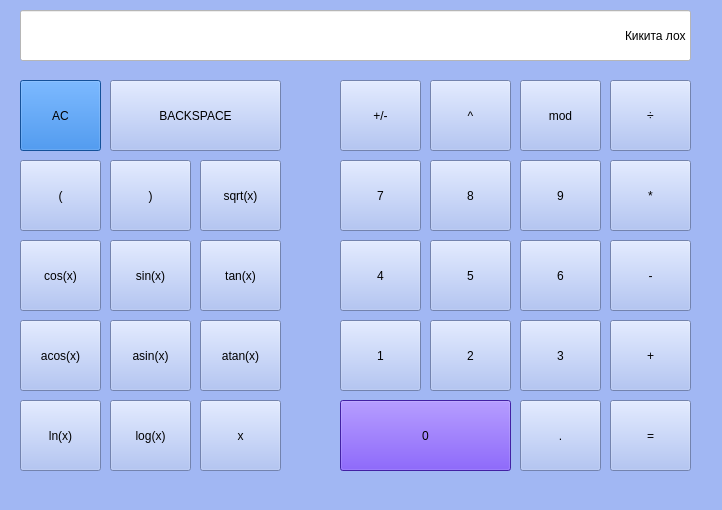
<?xml version="1.0" encoding="UTF-8"?>
<ui version="4.0">
 <class>MainWindow</class>
 <widget class="QMainWindow" name="MainWindow">
  <property name="geometry">
   <rect>
    <x>0</x>
    <y>0</y>
    <width>722</width>
    <height>510</height>
   </rect>
  </property>
  <property name="windowTitle">
   <string>MainWindow</string>
  </property>
  <property name="styleSheet">
   <string notr="true">background-color:rgb(161, 183, 243)</string>
  </property>
  <widget class="QWidget" name="centralwidget">
   <widget class="QLineEdit" name="lineEdit">
    <property name="geometry">
     <rect>
      <x>20</x>
      <y>10</y>
      <width>671</width>
      <height>51</height>
     </rect>
    </property>
    <property name="styleSheet">
     <string notr="true">background-color: rgb(255, 255, 255)</string>
    </property>
    <property name="text">
     <string>Кикита лох</string>
    </property>
    <property name="cursorPosition">
     <number>10</number>
    </property>
    <property name="alignment">
     <set>Qt::AlignRight|Qt::AlignTrailing|Qt::AlignVCenter</set>
    </property>
   </widget>
   <widget class="QPushButton" name="pushButton">
    <property name="geometry">
     <rect>
      <x>340</x>
      <y>400</y>
      <width>171</width>
      <height>71</height>
     </rect>
    </property>
    <property name="styleSheet">
     <string notr="true">background-color: rgb(93, 46, 229)</string>
    </property>
    <property name="text">
     <string>0</string>
    </property>
   </widget>
   <widget class="QPushButton" name="pushButton_2">
    <property name="geometry">
     <rect>
      <x>520</x>
      <y>400</y>
      <width>81</width>
      <height>71</height>
     </rect>
    </property>
    <property name="text">
     <string>.</string>
    </property>
   </widget>
   <widget class="QPushButton" name="pushButton_3">
    <property name="geometry">
     <rect>
      <x>610</x>
      <y>400</y>
      <width>81</width>
      <height>71</height>
     </rect>
    </property>
    <property name="text">
     <string>=</string>
    </property>
   </widget>
   <widget class="QPushButton" name="pushButton_4">
    <property name="geometry">
     <rect>
      <x>340</x>
      <y>320</y>
      <width>81</width>
      <height>71</height>
     </rect>
    </property>
    <property name="text">
     <string>1</string>
    </property>
   </widget>
   <widget class="QPushButton" name="pushButton_5">
    <property name="geometry">
     <rect>
      <x>430</x>
      <y>320</y>
      <width>81</width>
      <height>71</height>
     </rect>
    </property>
    <property name="text">
     <string>2</string>
    </property>
   </widget>
   <widget class="QPushButton" name="pushButton_6">
    <property name="geometry">
     <rect>
      <x>520</x>
      <y>320</y>
      <width>81</width>
      <height>71</height>
     </rect>
    </property>
    <property name="text">
     <string>3</string>
    </property>
   </widget>
   <widget class="QPushButton" name="pushButton_7">
    <property name="geometry">
     <rect>
      <x>610</x>
      <y>320</y>
      <width>81</width>
      <height>71</height>
     </rect>
    </property>
    <property name="text">
     <string>+</string>
    </property>
   </widget>
   <widget class="QPushButton" name="pushButton_8">
    <property name="geometry">
     <rect>
      <x>340</x>
      <y>240</y>
      <width>81</width>
      <height>71</height>
     </rect>
    </property>
    <property name="text">
     <string>4</string>
    </property>
   </widget>
   <widget class="QPushButton" name="pushButton_9">
    <property name="geometry">
     <rect>
      <x>430</x>
      <y>240</y>
      <width>81</width>
      <height>71</height>
     </rect>
    </property>
    <property name="text">
     <string>5</string>
    </property>
   </widget>
   <widget class="QPushButton" name="pushButton_10">
    <property name="geometry">
     <rect>
      <x>520</x>
      <y>240</y>
      <width>81</width>
      <height>71</height>
     </rect>
    </property>
    <property name="text">
     <string>6</string>
    </property>
   </widget>
   <widget class="QPushButton" name="pushButton_11">
    <property name="geometry">
     <rect>
      <x>610</x>
      <y>240</y>
      <width>81</width>
      <height>71</height>
     </rect>
    </property>
    <property name="text">
     <string>-</string>
    </property>
   </widget>
   <widget class="QPushButton" name="pushButton_12">
    <property name="geometry">
     <rect>
      <x>340</x>
      <y>160</y>
      <width>81</width>
      <height>71</height>
     </rect>
    </property>
    <property name="text">
     <string>7</string>
    </property>
   </widget>
   <widget class="QPushButton" name="pushButton_13">
    <property name="geometry">
     <rect>
      <x>430</x>
      <y>160</y>
      <width>81</width>
      <height>71</height>
     </rect>
    </property>
    <property name="text">
     <string>8</string>
    </property>
   </widget>
   <widget class="QPushButton" name="pushButton_14">
    <property name="geometry">
     <rect>
      <x>520</x>
      <y>160</y>
      <width>81</width>
      <height>71</height>
     </rect>
    </property>
    <property name="text">
     <string>9</string>
    </property>
   </widget>
   <widget class="QPushButton" name="pushButton_15">
    <property name="geometry">
     <rect>
      <x>610</x>
      <y>160</y>
      <width>81</width>
      <height>71</height>
     </rect>
    </property>
    <property name="text">
     <string>*</string>
    </property>
   </widget>
   <widget class="QPushButton" name="pushButton_16">
    <property name="geometry">
     <rect>
      <x>340</x>
      <y>80</y>
      <width>81</width>
      <height>71</height>
     </rect>
    </property>
    <property name="text">
     <string>+/-</string>
    </property>
   </widget>
   <widget class="QPushButton" name="pushButton_17">
    <property name="geometry">
     <rect>
      <x>430</x>
      <y>80</y>
      <width>81</width>
      <height>71</height>
     </rect>
    </property>
    <property name="text">
     <string>^</string>
    </property>
   </widget>
   <widget class="QPushButton" name="pushButton_18">
    <property name="geometry">
     <rect>
      <x>520</x>
      <y>80</y>
      <width>81</width>
      <height>71</height>
     </rect>
    </property>
    <property name="text">
     <string>mod</string>
    </property>
   </widget>
   <widget class="QPushButton" name="pushButton_19">
    <property name="geometry">
     <rect>
      <x>610</x>
      <y>80</y>
      <width>81</width>
      <height>71</height>
     </rect>
    </property>
    <property name="text">
     <string>÷</string>
    </property>
   </widget>
   <widget class="QPushButton" name="pushButton_20">
    <property name="geometry">
     <rect>
      <x>20</x>
      <y>80</y>
      <width>81</width>
      <height>71</height>
     </rect>
    </property>
    <property name="styleSheet">
     <string notr="true">background-color: rgb(28, 113, 216)</string>
    </property>
    <property name="text">
     <string>AC</string>
    </property>
   </widget>
   <widget class="QPushButton" name="pushButton_21">
    <property name="geometry">
     <rect>
      <x>110</x>
      <y>80</y>
      <width>171</width>
      <height>71</height>
     </rect>
    </property>
    <property name="text">
     <string>BACKSPACE</string>
    </property>
   </widget>
   <widget class="QPushButton" name="pushButton_22">
    <property name="geometry">
     <rect>
      <x>20</x>
      <y>160</y>
      <width>81</width>
      <height>71</height>
     </rect>
    </property>
    <property name="text">
     <string>(</string>
    </property>
   </widget>
   <widget class="QPushButton" name="pushButton_23">
    <property name="geometry">
     <rect>
      <x>110</x>
      <y>160</y>
      <width>81</width>
      <height>71</height>
     </rect>
    </property>
    <property name="text">
     <string>)</string>
    </property>
   </widget>
   <widget class="QPushButton" name="pushButton_24">
    <property name="geometry">
     <rect>
      <x>200</x>
      <y>160</y>
      <width>81</width>
      <height>71</height>
     </rect>
    </property>
    <property name="text">
     <string>sqrt(x)</string>
    </property>
   </widget>
   <widget class="QPushButton" name="pushButton_25">
    <property name="geometry">
     <rect>
      <x>20</x>
      <y>240</y>
      <width>81</width>
      <height>71</height>
     </rect>
    </property>
    <property name="text">
     <string>cos(x)</string>
    </property>
   </widget>
   <widget class="QPushButton" name="pushButton_26">
    <property name="geometry">
     <rect>
      <x>110</x>
      <y>240</y>
      <width>81</width>
      <height>71</height>
     </rect>
    </property>
    <property name="text">
     <string>sin(x)</string>
    </property>
   </widget>
   <widget class="QPushButton" name="pushButton_27">
    <property name="geometry">
     <rect>
      <x>200</x>
      <y>240</y>
      <width>81</width>
      <height>71</height>
     </rect>
    </property>
    <property name="text">
     <string>tan(x)</string>
    </property>
   </widget>
   <widget class="QPushButton" name="pushButton_28">
    <property name="geometry">
     <rect>
      <x>20</x>
      <y>320</y>
      <width>81</width>
      <height>71</height>
     </rect>
    </property>
    <property name="text">
     <string>acos(x)</string>
    </property>
   </widget>
   <widget class="QPushButton" name="pushButton_29">
    <property name="geometry">
     <rect>
      <x>110</x>
      <y>320</y>
      <width>81</width>
      <height>71</height>
     </rect>
    </property>
    <property name="text">
     <string>asin(x)</string>
    </property>
   </widget>
   <widget class="QPushButton" name="pushButton_30">
    <property name="geometry">
     <rect>
      <x>200</x>
      <y>320</y>
      <width>81</width>
      <height>71</height>
     </rect>
    </property>
    <property name="text">
     <string>atan(x)</string>
    </property>
   </widget>
   <widget class="QPushButton" name="pushButton_31">
    <property name="geometry">
     <rect>
      <x>20</x>
      <y>400</y>
      <width>81</width>
      <height>71</height>
     </rect>
    </property>
    <property name="text">
     <string>ln(x)</string>
    </property>
   </widget>
   <widget class="QPushButton" name="pushButton_32">
    <property name="geometry">
     <rect>
      <x>110</x>
      <y>400</y>
      <width>81</width>
      <height>71</height>
     </rect>
    </property>
    <property name="text">
     <string>log(x)</string>
    </property>
   </widget>
   <widget class="QPushButton" name="pushButton_33">
    <property name="geometry">
     <rect>
      <x>200</x>
      <y>400</y>
      <width>81</width>
      <height>71</height>
     </rect>
    </property>
    <property name="text">
     <string>x</string>
    </property>
   </widget>
  </widget>
  <widget class="QMenuBar" name="menubar">
   <property name="geometry">
    <rect>
     <x>0</x>
     <y>0</y>
     <width>722</width>
     <height>22</height>
    </rect>
   </property>
  </widget>
  <widget class="QStatusBar" name="statusbar"/>
 </widget>
 <resources/>
 <connections/>
</ui>
